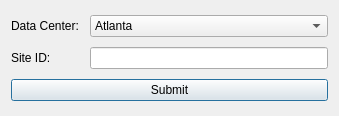
<?xml version="1.0" encoding="UTF-8"?>
<ui version="4.0">
 <class>Dialog</class>
 <widget class="QDialog" name="Dialog">
  <property name="geometry">
   <rect>
    <x>0</x>
    <y>0</y>
    <width>339</width>
    <height>116</height>
   </rect>
  </property>
  <property name="windowTitle">
   <string>Dialog</string>
  </property>
  <layout class="QVBoxLayout" name="verticalLayout">
   <item>
    <layout class="QHBoxLayout" name="horizontalLayout_2" stretch="1,3">
     <property name="spacing">
      <number>0</number>
     </property>
     <item>
      <widget class="QLabel" name="label">
       <property name="text">
        <string>Data Center:</string>
       </property>
      </widget>
     </item>
     <item>
      <widget class="QComboBox" name="comboBox">
       <item>
        <property name="text">
         <string>Atlanta</string>
        </property>
       </item>
       <item>
        <property name="text">
         <string>Midway</string>
        </property>
       </item>
      </widget>
     </item>
    </layout>
   </item>
   <item>
    <layout class="QHBoxLayout" name="layout_siteID" stretch="1,3">
     <property name="spacing">
      <number>0</number>
     </property>
     <item>
      <widget class="QLabel" name="label_siteID">
       <property name="text">
        <string>Site ID:</string>
       </property>
      </widget>
     </item>
     <item>
      <widget class="QLineEdit" name="lineEdit_siteID">
       <property name="inputMask">
        <string/>
       </property>
       <property name="text">
        <string/>
       </property>
       <property name="maxLength">
        <number>5</number>
       </property>
      </widget>
     </item>
    </layout>
   </item>
   <item>
    <layout class="QHBoxLayout" name="horizontalLayout">
     <property name="spacing">
      <number>0</number>
     </property>
     <item>
      <widget class="QPushButton" name="btn_submit">
       <property name="text">
        <string>Submit</string>
       </property>
      </widget>
     </item>
    </layout>
   </item>
  </layout>
 </widget>
 <resources/>
 <connections/>
</ui>
